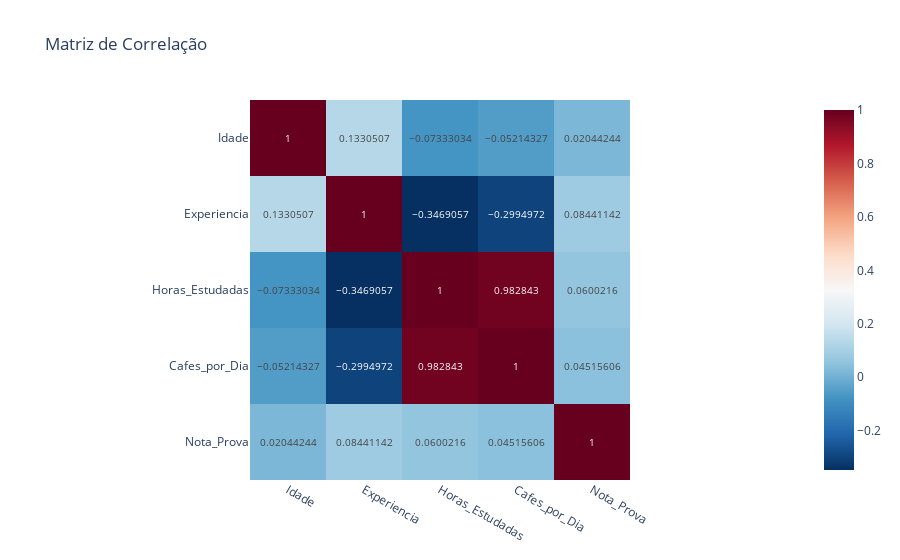

The code cell stored with this chart in its notebook:
### Code cell
import pandas as pd # biblioteca para manipulação de dados
import plotly.express as px # biblioteca para visualização de dados

tabela = pd.read_csv("base_estudo.csv") # lê o arquivo CSV e armazena em um DataFrame
print(tabela) # exibe o DataFrame

correlacao = tabela.corr() # calcula a correlação entre as colunas numéricas do DataFrame
print(correlacao) # exibe a matriz de correlação

grafico = px.imshow(correlacao, text_auto=True, color_continuous_scale="RdBu_r", title="Matriz de Correlação") # cria um gráfico de mapa de calor da matriz de correlação
grafico.show() # exibe o gráfico

### Figure 1 — Plotly figure (JSON) as saved in the notebook; plotly's stock layout.template omitted (floating-point values rounded to 4 significant figures)
{"data": [{"coloraxis": "coloraxis", "hovertemplate": "x: %{x}<br>y: %{y}<br>color: %{z}<extra></extra>", "name": "0", "texttemplate": "%{z}", "type": "heatmap", "x": ["Idade", "Experiencia", "Horas_Estudadas", "Cafes_por_Dia", "Nota_Prova"], "xaxis": "x", "y": ["Idade", "Experiencia", "Horas_Estudadas", "Cafes_por_Dia", "Nota_Prova"], "yaxis": "y", "z": [[1.0, 0.1331, -0.07333, -0.05214, 0.02044], [0.1331, 1.0, -0.3469, -0.2995, 0.08441], [-0.07333, -0.3469, 1.0, 0.9828, 0.06002], [-0.05214, -0.2995, 0.9828, 1.0, 0.04516], [0.02044, 0.08441, 0.06002, 0.04516, 1.0]]}], "layout": {"coloraxis": {"colorscale": [[0, "rgb(5,48,97)"], [0.1, "rgb(33,102,172)"], [0.2, "rgb(67,147,195)"], [0.3, "rgb(146,197,222)"], [0.4, "rgb(209,229,240)"], [0.5, "rgb(247,247,247)"], [0.6, "rgb(253,219,199)"], [0.7, "rgb(244,165,130)"], [0.8, "rgb(214,96,77)"], [0.9, "rgb(178,24,43)"], [1, "rgb(103,0,31)"]]}, "title": {"text": "Matriz de Correlação"}, "xaxis": {"anchor": "y", "constrain": "domain", "domain": [0, 1], "scaleanchor": "y"}, "yaxis": {"anchor": "x", "autorange": "reversed", "constrain": "domain", "domain": [0, 1]}}}
